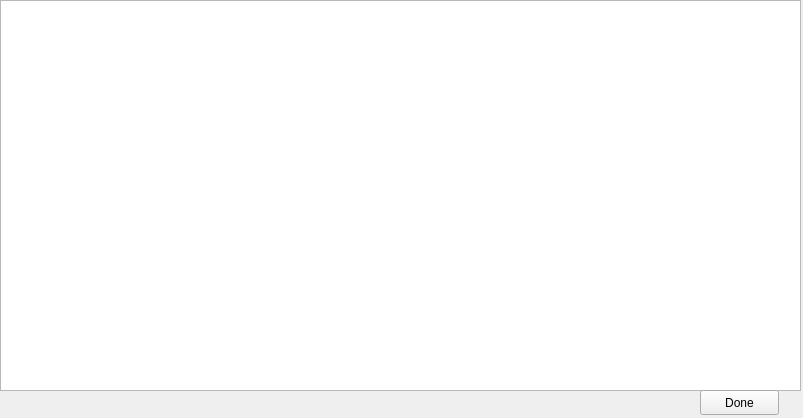
<?xml version="1.0" encoding="UTF-8"?>
<ui version="4.0">
 <class>proposalWindow</class>
 <widget class="QMainWindow" name="proposalWindow">
  <property name="geometry">
   <rect>
    <x>0</x>
    <y>0</y>
    <width>803</width>
    <height>418</height>
   </rect>
  </property>
  <property name="windowTitle">
   <string>proposal info</string>
  </property>
  <widget class="QWidget" name="centralwidget">
   <widget class="QTableWidget" name="tableWidget_proposalInfo">
    <property name="geometry">
     <rect>
      <x>0</x>
      <y>0</y>
      <width>801</width>
      <height>391</height>
     </rect>
    </property>
    <property name="editTriggers">
     <set>QAbstractItemView::NoEditTriggers</set>
    </property>
    <property name="dragEnabled">
     <bool>true</bool>
    </property>
    <property name="selectionMode">
     <enum>QAbstractItemView::MultiSelection</enum>
    </property>
    <property name="selectionBehavior">
     <enum>QAbstractItemView::SelectRows</enum>
    </property>
    <property name="sortingEnabled">
     <bool>true</bool>
    </property>
   </widget>
   <widget class="QPushButton" name="pushButton_pslDone">
    <property name="geometry">
     <rect>
      <x>700</x>
      <y>390</y>
      <width>79</width>
      <height>25</height>
     </rect>
    </property>
    <property name="text">
     <string>Done</string>
    </property>
   </widget>
  </widget>
 </widget>
 <resources/>
 <connections/>
</ui>
